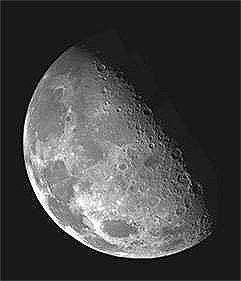
#> input picture moon-sharpen.jpg, 241 x 281 px, given in place of moon-blur.jpg, which was not available
$ jupyter execute maman12.ipynb
#> lines starting #> are read from the running program, lines starting #| are printed output that depends on the picture; pictures that were not available may be replaced by others from this repository, and a replacement may not be noted
#> further down, image is the input picture: PIL image 241x281 L; min 0, max 255, mean 68.3
[cell 1]
import numpy as np
from PIL import Image

def convolve2D(image, kernel):
    """Convolves an image with a kernel."""
    # Get image and kernel dimensions
    image_h, image_w = image.shape
#> image_h = 281; image_w = 241
    kernel_h, kernel_w = kernel.shape

    # Calculate padding dimensions
    pad_h, pad_w = kernel_h // 2, kernel_w // 2

    # Pad the image
    padded_image = np.pad(image, ((pad_h, pad_h), (pad_w, pad_w)), mode='constant')
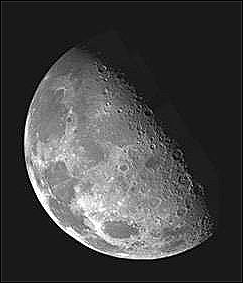
#> padded_image: shape (283, 243); min 0, max 255, mean 67.2

    # Initialize result
    result = np.zeros_like(image, dtype=np.float32)

    # Perform convolution
    for i in range(image_h):
        for j in range(image_w):
            result[i, j] = np.sum(padded_image[i: i + kernel_h, j: j + kernel_w] * kernel)
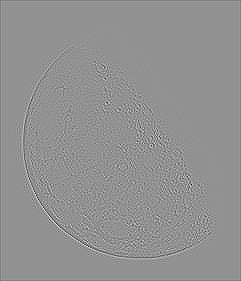
#> result: shape (281, 241) float32; min -691, max 516, mean -0.8; drawn with min black and max white

    return result

def sharpen_using_laplacian(image):
    """Sharpens an image using the Laplacian filter."""
    # Define the Laplacian kernel
    laplacian_kernel = np.array([
        [0, 1, 0],
        [1, -4, 1],
        [0, 1, 0]
    ])

    # Get the Laplacian image
    laplacian = convolve2D(image, laplacian_kernel)

    # Sharpen the image
    sharpened = np.clip(image - laplacian, 0, 255)
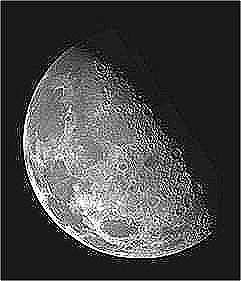
#> sharpened: shape (281, 241) float32; min 0, max 255, mean 69.3

    return sharpened

# Load the image
image = Image.open("/content/moon-blur.jpg").convert("L")
image_np = np.array(image)

# Sharpen the image
sharpened_image_np = sharpen_using_laplacian(image_np)

# Convert to PIL Image and save
sharpened_image = Image.fromarray(sharpened_image_np.astype(np.uint8))
output_path = "/content/moon-sharpen.jpg"
sharpened_image.save(output_path)

output_path

[cell 2]
import numpy as np
from PIL import Image
import matplotlib.pyplot as plt

# Provided functions
def convolve2D(image, kernel):
    """Convolves an image with a kernel."""
    # Get image and kernel dimensions
    image_h, image_w = image.shape
#> image_h = 281; image_w = 241
    kernel_h, kernel_w = kernel.shape

    # Calculate padding dimensions
    pad_h, pad_w = kernel_h // 2, kernel_w // 2

    # Pad the image
    padded_image = np.pad(image, ((pad_h, pad_h), (pad_w, pad_w)), mode='constant')

    # Initialize result
    result = np.zeros_like(image, dtype=np.float32)

    # Perform convolution
    for i in range(image_h):
        for j in range(image_w):
            result[i, j] = np.sum(padded_image[i: i + kernel_h, j: j + kernel_w] * kernel)

    return result

def sharpen_using_laplacian(image):
    """Sharpens an image using the Laplacian filter."""
    # Define the Laplacian kernel
    laplacian_kernel = np.array([
        [0, 1, 0],
        [1, -4, 1],
        [0, 1, 0]
    ])

    # Get the Laplacian image
    laplacian = convolve2D(image, laplacian_kernel)

    # Sharpen the image
    sharpened = np.clip(image - laplacian, 0, 255)

    return sharpened

# Load the image
image_path = "/content/moon-blur.jpg"
image = Image.open(image_path).convert("L")
image_np = np.array(image)

# Sharpen the image
sharpened_image_np = sharpen_using_laplacian(image_np)

# Plotting the original and sharpened images
plt.figure(figsize=(12, 6))
plt.subplot(1, 2, 1)
plt.imshow(image_np, cmap='gray')
plt.title('Original Image')
plt.axis('off')

plt.subplot(1, 2, 2)
plt.imshow(sharpened_image_np, cmap='gray')
plt.title('Sharpened Image')
plt.axis('off')

plt.tight_layout()
plt.show()
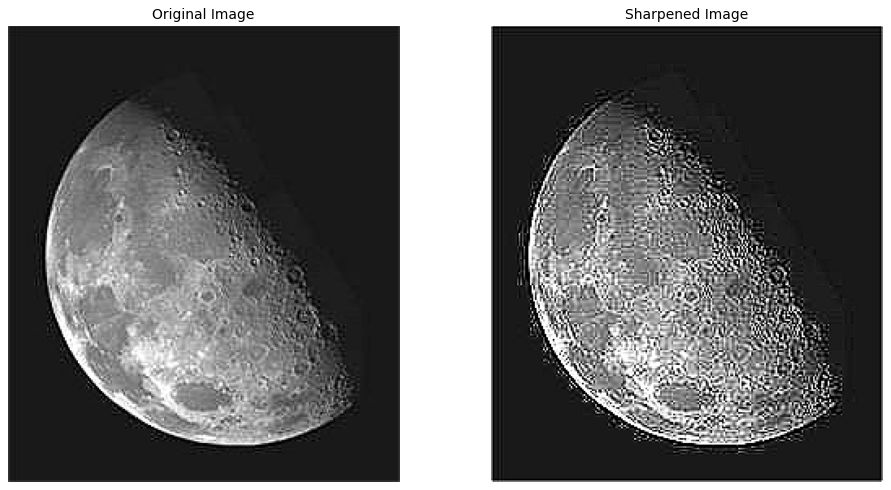
#> figure drawn by matplotlib, 2 panels
